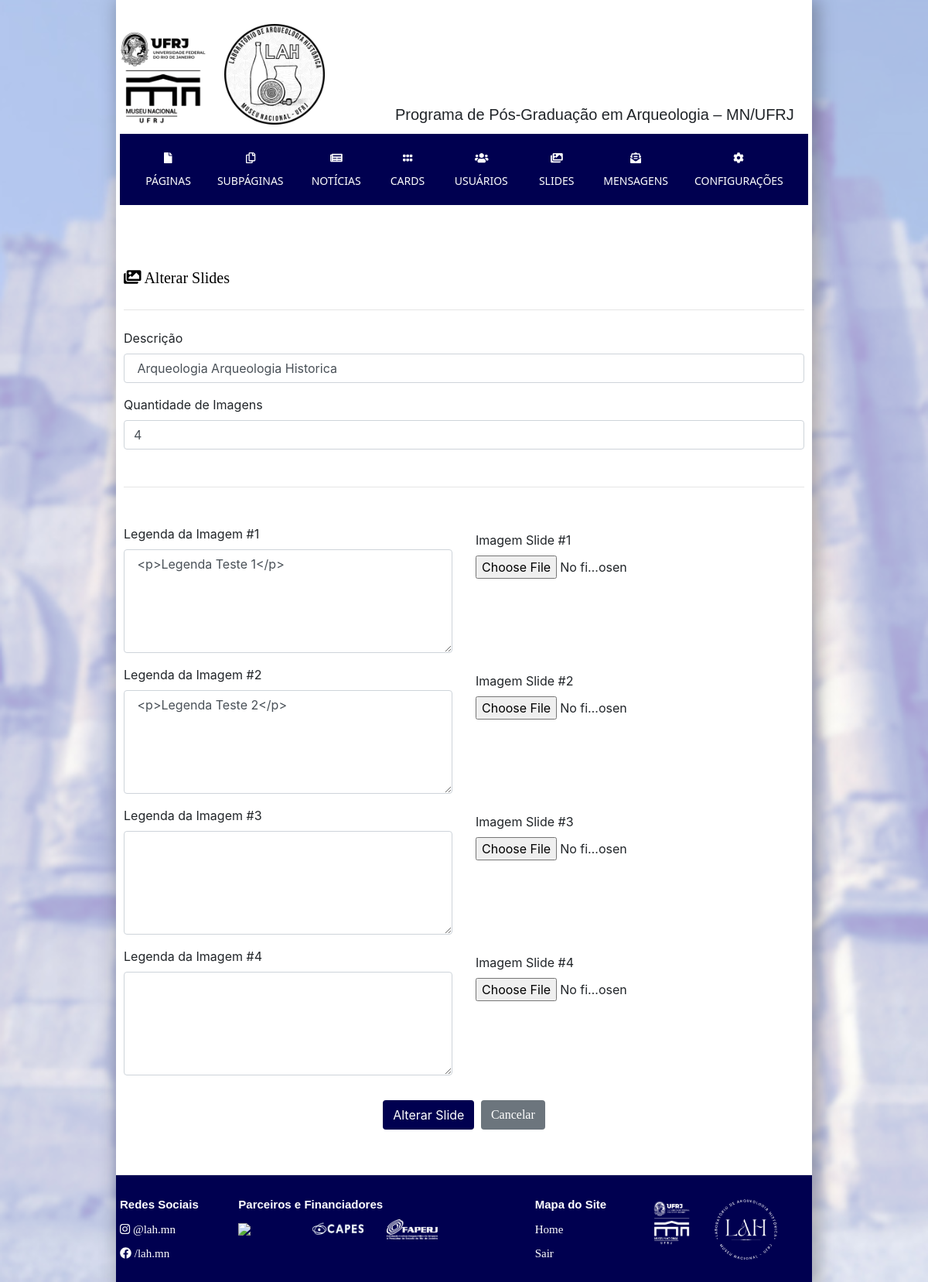
Page /dashboard/dados/alterar_slides.php?slide_id=17 (signed in) on the committed database.
### tables this page shows
CREATE TABLE `slides` (
  `slide_id` int(11) NOT NULL,
  `slide_tamanho` varchar(11) NOT NULL,
  `slide_descricao` text DEFAULT NULL,
  `slide_1` text NOT NULL,
  `slide_2` text NOT NULL,
  `slide_3` text NOT NULL,
  `slide_4` text NOT NULL,
  `slide_5` varchar(200) DEFAULT NULL,
  `slide_6` varchar(200) DEFAULT NULL,
  `slide_7` varchar(200) DEFAULT NULL,
  `slide_8` varchar(200) DEFAULT NULL,
  `slide_9` varchar(200) DEFAULT NULL,
  `slide_10` varchar(200) DEFAULT NULL,
  `slide_11` varchar(200) DEFAULT NULL,
  `slide_12` varchar(200) DEFAULT NULL,
  `slide_13` varchar(200) DEFAULT NULL,
  `slide_14` varchar(200) DEFAULT NULL,
  `slide_15` varchar(200) DEFAULT NULL,
  `legenda_1` varchar(200) DEFAULT NULL,
  `legenda_2` varchar(200) DEFAULT NULL,
  `legenda_3` varchar(200) DEFAULT NULL,
  `legenda_4` varchar(200) DEFAULT NULL,
  `legenda_5` varchar(200) DEFAULT NULL,
  `legenda_6` varchar(200) DEFAULT NULL,
  `legenda_7` varchar(200) DEFAULT NULL,
  `legenda_8` varchar(200) DEFAULT NULL,
  `legenda_9` varchar(200) DEFAULT NULL,
  `legenda_10` varchar(200) DEFAULT NULL,
  `legenda_11` varchar(200) DEFAULT NULL,
  `legenda_12` varchar(200) DEFAULT NULL,
  `legenda_13` varchar(200) DEFAULT NULL,
  `legenda_14` varchar(200) DEFAULT NULL,
  `legenda_15` varchar(200) DEFAULT NULL
);

### dashboard/dados/alterar_slides.php (the view, shortened to what this page needs)
<?php require_once "../header_dashboard.php";  ?>
<?php
        if( isset($_GET["slide_id"]) ){
        $slide_id = $_GET["slide_id"];
        } else {
           header("Location: slides.php");
        }
        $pagina_alterar = "SELECT * ";
        $pagina_alterar .= "FROM slides ";
        $pagina_alterar .= "WHERE slide_id = {$slide_id} ";
        $info_pagina = mysqli_query($conecta, $pagina_alterar);
        $dados_pagina = mysqli_fetch_assoc($info_pagina);
?>
<div class="container">
	<div class="row">
  <div class="col col-12 mt-5 mb-5">
  <h3 class="h4 mt-3 mb-3"><i class="fas fa-images"></i> Alterar Slides</h3>
  <hr class="my-2">
<form class="mt-4" action="alterar_slides.php" method="post" enctype="multipart/form-data" accept-charset="utf-8">
  <div class="form-group">
    <label for="exampleFormControlInput1">Descrição</label>
    <input required="" value="<?php echo $dados_pagina['slide_descricao']; ?>" type="text" name="slide_descricao" class="form-control" placeholder="">
  </div>
  <div class="form-group">
    <label required="" for="exampleFormControlInput1">Quantidade de Imagens</label>
    <input required="" value="<?php echo $dados_pagina['slide_tamanho']; ?>"  type="number" min="1" max="15" name="slide_tamanho" class="form-control" placeholder="">
  </div>
  <hr class="my-2 mt-5 mb-5">
    <?php
    for ($i = 1; $i <= $dados_pagina['slide_tamanho']; $i++) {
    ?>
<div class="row">
<div class="col-sm-6">
    <div class="form-group panel-body">
    <label for="exampleFormControlInput1">Legenda da Imagem #<?php echo $i; ?></label>
    <textarea rows="5" id="legenda_<?php echo $i ?>" name="legenda_<?php echo $i ?>" class="form-control ckeditor"> <?php echo base64_decode($dados_pagina['legenda_'.$i]); ?> </textarea>
    </div>
    </div>
    <div class="col-sm-3">
    <div class="form-group">
    <label class="mt-2">Imagem Slide #<?php echo $i; ?></label>
    <input  type="file" name="upload_image_<?php echo $i; ?>" class="form-control-file">
    </div>
</div>
</div>
    <?php
    }
    ?>
  <center>
  <button type="submit" class="btn bg-dark text-white mt-3 mr-1"> Alterar Slide </button>
  <a href='slides.php'>
  <button type='button' class='btn bg-secondary text-white mt-3'>Cancelar</button>
  </a>
  </center>
</form>
    </div>
	</div>
</div>
<?php require_once "../footer_dashboard.php";  ?>

### assets/css/blog.css (style rules this page uses)
h1, h2, h3, h4, h5, h6 { font-family: "Playfair Display", Georgia, "Times New Roman", serif; }

### assets/css/style.css (style rules this page uses)
h3 { font-family: Georgia , serif !important; color: rgba(0, 0, 0) !important; color: rgba(0,0,0) !important; font-size: 20px !important; line-height: 250% !important; }
a { font-family: "Verdana", Times, sans-serif !important; color: rgba(50, 50, 50); font-size: 15px; }
.bg-dark { background-color: rgb(0, 0, 80) !important; }
@media (min-width: 800px) { body { background-image: url("../images/background_image.jpg"); background-color: rgba(175, 165, 230, 0.65); background-blend-mode: lighten; background-position: center; background-size: cover; background-attachment: fixed; background-repeat: no-repeat; } }
.container { padding: 5px !important; }
.my-2 { background-color: rgba(255,255,255,0.25); }

### rows in the picture
slides: slide_descricao "Arqueologia Arqueologia Historica", slide_tamanho "4", legenda_1 "<p>Legenda Teste 1</p>", legenda_2 "<p>Legenda Teste 2</p>"
